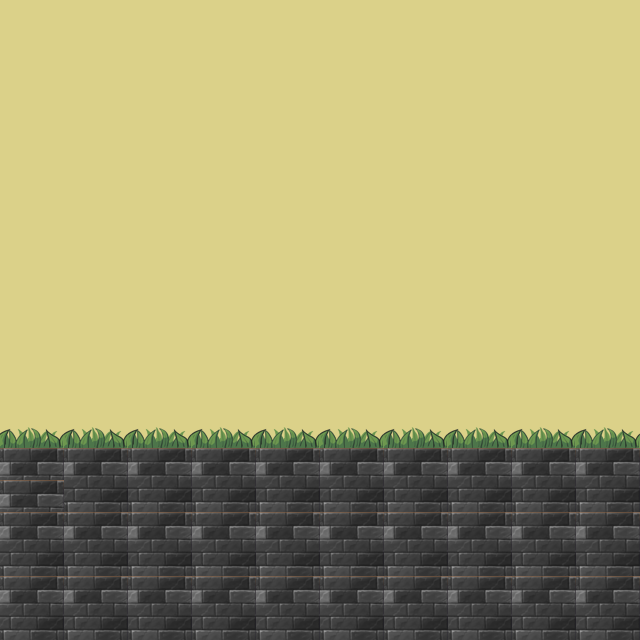

A level layout from a 2D game, rendered from its tile map. Below: a short description, then the map file with tile-grid data replaced by summaries:
An orthogonal 20x20 tile map with 32x32 px tiles, 3 tile layers (background, floor, grass).

<map version="1.0" orientation="orthogonal" renderorder="right-down" width="20" height="20" tilewidth="32" tileheight="32" nextobjectid="1">
 <tileset firstgid="1" name="map" tilewidth="32" tileheight="32" tilecount="8" columns="4">
  <image source="map.png" width="128" height="64" />
 </tileset>
 <layer name="background" width="20" height="20">
  <data>[400 cells, 400 non-empty, 1 distinct tile ids]</data>
 </layer>
 <layer name="floor" width="20" height="20">
  <data>[400 cells, 120 non-empty, 4 distinct tile ids]</data>
 </layer>
 <layer name="grass" width="20" height="20">
  <data>[400 cells, 21 non-empty, 3 distinct tile ids]</data>
 </layer>
</map>